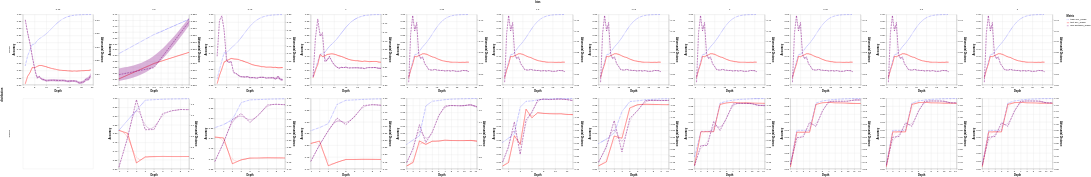

Source (notebook cell):
### Code cell
base = alt.Chart(
    df_stats.collect()
)

scale = alt.Scale(
    domain=["train acc_mean", "test acc_mean", "adv distance_mean"], 
    range=["blue", "red", "purple"]
)


dash_scale = alt.Scale(
    domain=["train acc_mean", "test acc_mean", "adv distance_mean"],
    range=[[2, 4], [1, 0], [8, 4]]  # [dash_length, gap_length]
)

# Chart for accuracy metrics (left y-axis)
acc_chart = base.mark_line(strokeWidth=2).transform_fold(
    fold=["train acc_mean", "test acc_mean"],
    as_=["variable", "value"]
).encode(
    x=alt.X("depth:Q").title("Depth"),
    y=alt.Y('value:Q').title("Accuracy").scale(zero=False),
    color=alt.Color('variable:N', scale=scale, title="Metric"),
    strokeDash=alt.StrokeDash('variable:N', scale=dash_scale)
)


# Chart for adversarial distance (right y-axis)
adv_chart = base.mark_line(strokeWidth=2).transform_fold(
    fold=["adv distance_mean"],
    as_=["variable", "value"]
).encode(
    x=alt.X("depth:Q").title("Depth"),
    y=alt.Y('value:Q').title("Adversarial Distance").axis(orient='right').scale(zero=False),
    color=alt.Color('variable:N', scale=scale, title="Metric"),
    strokeDash=alt.StrokeDash('variable:N', scale=dash_scale)

)

ci_band0 = base.mark_area(
    opacity=0.3,
    interpolate="basis",
).encode(
    x="depth:Q",
    y=alt.Y("train acc_ci_lb:Q").axis(title="Accuracy", orient="left"),
    y2=alt.Y2("train acc_ci_ub:Q"),
    color = alt.value("blue"),
)

ci_band1 = base.mark_area(
    opacity=0.3,
    interpolate="basis",
).encode(
    x="depth:Q",
    y=alt.Y("test acc_ci_lb:Q").axis(title="Accuracy", orient="left"),
    y2=alt.Y2("test acc_ci_ub:Q"),
    color = alt.value("red")
)

ci_band2 = base.mark_area(
    opacity=0.3,
    interpolate="basis",
).encode(
    x="depth:Q",
    y=alt.Y("adv distance_ci_lb:Q").axis(orient="right"),
    y2=alt.Y2("adv distance_ci_ub:Q"),
    color = alt.value("purple")
)

alt.layer(acc_chart + ci_band0 + ci_band1, adv_chart + ci_band2).resolve_scale(
    y='independent'
).facet(
    row="distribution",
    column="bias"
).resolve_scale(
    x="independent",
    y="independent"
)

### Figure 1 — Vega-Lite specification as saved in the notebook (floating-point values rounded to 4 significant figures; data arrays with more than 128 entries replaced by an {"elided": "..."} marker saying what was removed)
{"config": {"view": {"continuousWidth": 300, "continuousHeight": 300}}, "data": {"name": "data-877bb7b6a435b342f3de6c88ad71494a"}, "facet": {"column": {"field": "bias", "type": "quantitative"}, "row": {"field": "distribution", "type": "nominal"}}, "spec": {"layer": [{"layer": [{"mark": {"type": "line", "strokeWidth": 2}, "encoding": {"color": {"field": "variable", "scale": {"domain": ["train acc_mean", "test acc_mean", "adv distance_mean"], "range": ["blue", "red", "purple"]}, "title": "Metric", "type": "nominal"}, "strokeDash": {"field": "variable", "scale": {"domain": ["train acc_mean", "test acc_mean", "adv distance_mean"], "range": [[2, 4], [1, 0], [8, 4]]}, "type": "nominal"}, "x": {"field": "depth", "title": "Depth", "type": "quantitative"}, "y": {"field": "value", "scale": {"zero": false}, "title": "Accuracy", "type": "quantitative"}}, "transform": [{"fold": ["train acc_mean", "test acc_mean"], "as": ["variable", "value"]}]}, {"mark": {"type": "area", "interpolate": "basis", "opacity": 0.3}, "encoding": {"color": {"value": "blue"}, "x": {"field": "depth", "type": "quantitative"}, "y": {"axis": {"title": "Accuracy", "orient": "left"}, "field": "train acc_ci_lb", "type": "quantitative"}, "y2": {"field": "train acc_ci_ub"}}}, {"mark": {"type": "area", "interpolate": "basis", "opacity": 0.3}, "encoding": {"color": {"value": "red"}, "x": {"field": "depth", "type": "quantitative"}, "y": {"axis": {"title": "Accuracy", "orient": "left"}, "field": "test acc_ci_lb", "type": "quantitative"}, "y2": {"field": "test acc_ci_ub"}}}]}, {"layer": [{"mark": {"type": "line", "strokeWidth": 2}, "encoding": {"color": {"field": "variable", "scale": {"domain": ["train acc_mean", "test acc_mean", "adv distance_mean"], "range": ["blue", "red", "purple"]}, "title": "Metric", "type": "nominal"}, "strokeDash": {"field": "variable", "scale": {"domain": ["train acc_mean", "test acc_mean", "adv distance_mean"], "range": [[2, 4], [1, 0], [8, 4]]}, "type": "nominal"}, "x": {"field": "depth", "title": "Depth", "type": "quantitative"}, "y": {"axis": {"orient": "right"}, "field": "value", "scale": {"zero": false}, "title": "Adversarial Distance", "type": "quantitative"}}, "transform": [{"fold": ["adv distance_mean"], "as": ["variable", "value"]}]}, {"mark": {"type": "area", "interpolate": "basis", "opacity": 0.3}, "encoding": {"color": {"value": "purple"}, "x": {"field": "depth", "type": "quantitative"}, "y": {"axis": {"orient": "right"}, "field": "adv distance_ci_lb", "type": "quantitative"}, "y2": {"field": "adv distance_ci_ub"}}}]}], "resolve": {"scale": {"y": "independent"}}}, "resolve": {"scale": {"x": "independent", "y": "independent"}}, "$schema": "https://vega.github.io/schema/vega-lite/v6.1.0.json", "datasets": {"data-877bb7b6a435b342f3de6c88ad71494a": {"elided": "418 records"}}}
